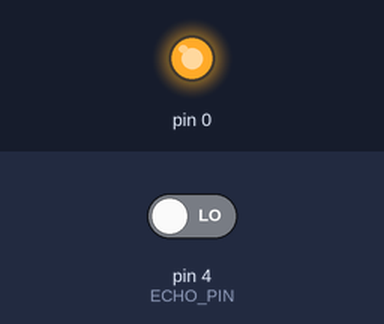
A sketch run on a simulated Arduino Uno, built for the host (arithmetic inside an expression is 32-bit, double 64-bit). Parts: output pins drawn as LEDs (lit = HIGH). The test bench sets the inputs (shaded band); at power-on: pin 4 (ECHO_PIN) LOW. What the sketch prints to the serial monitor is not drawn.

Above: at 0.1 s.
Timing chart, 0 to 1.6 s (numbered marks = the images above):
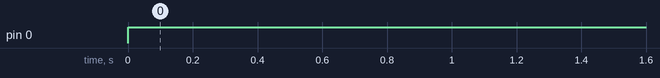

The sketch:

hl_x_module_sonar_check.ino
```cpp
// (licence header left out)
// Вывод приема данных и управления датчиком
const uint8_t TRIG_PIN = PA0;
const uint8_t ECHO_PIN = 4;

// Коэффициент (степень) фильтрации 0.0 - 1.0
const float k_filt = 0.2;

// Скорость звука при +20°С составляет 343м/с → 1 / 343м/с = 0,002915с → 0,002915с * 1000 = 2.915мс
const float t_sound_ms = 2.915;

// Переменная для хранения отфильтрованного значения длительности
float duration_filtred = 0;

void setup() {
  // Настройка скорости отладочного порта
  Serial.begin(115200);

  // Настройка выводов сонара
  pinMode(TRIG_PIN, OUTPUT);
  pinMode(ECHO_PIN, INPUT);
}

void loop() {
  // Переменные для хранения длительности и расстояния
  long duration, distance_mm;
  float distance_cm, distance_m;

  // Генерация импульса 10 микросекунд
  digitalWrite(TRIG_PIN, LOW);
  delayMicroseconds(10);
  digitalWrite(TRIG_PIN, HIGH);
  delayMicroseconds(4);

  // Получение длительности отраженного импульса
  duration = pulseIn(ECHO_PIN, HIGH);

  // Фильтрация длительности при помощи экспоненциального фильтра (скользящее среднее, moving average)
  duration_filtred += (duration - duration_filtred) * k_filt;

  // Пересчет длительности в растояние (мм, см, м)
  distance_mm = (duration_filtred / 2) / t_sound_ms;
  distance_cm = distance_mm / 10.0;
  distance_m = distance_cm / 100.0;

  Serial.print("Distance: ");
  Serial.print(distance_mm);
  Serial.print(" mm, ");
  Serial.print(distance_cm);
  Serial.print(" cm, ");
  Serial.print(distance_m);
  Serial.println(" m");

  delay(100); // >30 для подавления эффекта эхо
}
```

Measured:
- by itself, pin 0: LOW → HIGH at 0.00 s
